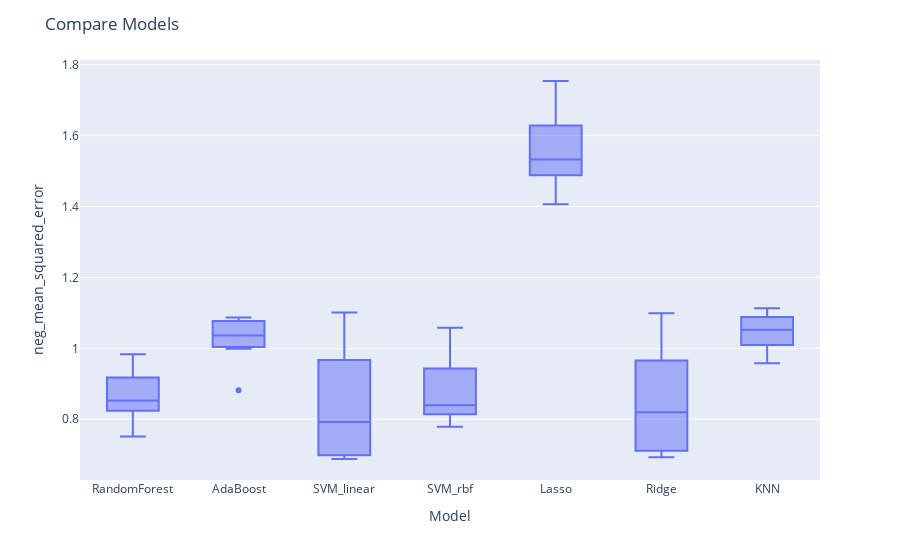

Notebook source saved alongside this figure:
### Code cell
models = CompareModels(list_of_models, X_train, y_train)
models.recap()

### Figure 1 — Plotly figure (JSON) as saved in the notebook; plotly's stock layout.template omitted (floating-point values rounded to 4 significant figures)
{"data": [{"alignmentgroup": "True", "hovertemplate": "Model=%{x}<br>neg_mean_squared_error=%{y}<extra></extra>", "legendgroup": "", "marker": {"color": "#636efa"}, "name": "", "notched": false, "offsetgroup": "", "orientation": "v", "showlegend": false, "type": "box", "x": ["RandomForest", "RandomForest", "RandomForest", "RandomForest", "RandomForest", "RandomForest", "RandomForest", "AdaBoost", "AdaBoost", "AdaBoost", "AdaBoost", "AdaBoost", "AdaBoost", "AdaBoost", "SVM_linear", "SVM_linear", "SVM_linear", "SVM_linear", "SVM_linear", "SVM_linear", "SVM_linear", "SVM_rbf", "SVM_rbf", "SVM_rbf", "SVM_rbf", "SVM_rbf", "SVM_rbf", "SVM_rbf", "Lasso", "Lasso", "Lasso", "Lasso", "Lasso", "Lasso", "Lasso", "Ridge", "Ridge", "Ridge", "Ridge", "Ridge", "Ridge", "Ridge", "KNN", "KNN", "KNN", "KNN", "KNN", "KNN", "KNN"], "x0": " ", "xaxis": "x", "y": [0.8532, 0.8184, 0.9832, 0.9314, 0.7511, 0.8395, 0.8754, 1.087, 0.9989, 1.07, 1.036, 0.8816, 1.017, 1.079, 0.7211, 0.6878, 0.9939, 0.888, 0.6904, 0.7922, 1.101, 0.8393, 0.8073, 0.9645, 1.058, 0.7792, 0.8798, 0.835, 1.518, 1.623, 1.63, 1.754, 1.406, 1.479, 1.533, 0.7568, 0.6958, 0.9868, 0.9036, 0.693, 0.8194, 1.099, 1.005, 1.053, 1.081, 1.113, 0.9581, 1.021, 1.091], "y0": " ", "yaxis": "y"}], "layout": {"boxmode": "group", "legend": {"tracegroupgap": 0}, "margin": {"t": 60}, "title": {"text": "Compare Models"}, "xaxis": {"anchor": "y", "domain": [0, 1], "title": {"text": "Model"}}, "yaxis": {"anchor": "x", "domain": [0, 1], "title": {"text": "neg_mean_squared_error"}}}}
